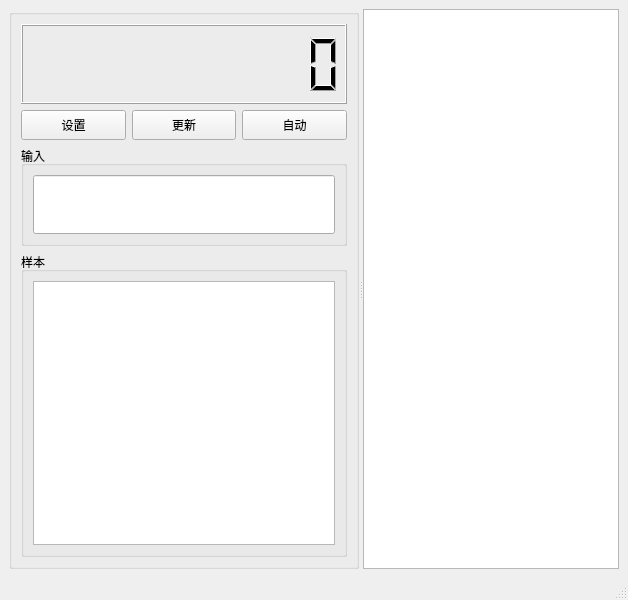
<?xml version="1.0" encoding="UTF-8"?>
<ui version="4.0">
 <class>MainWindow</class>
 <widget class="QMainWindow" name="MainWindow">
  <property name="geometry">
   <rect>
    <x>0</x>
    <y>0</y>
    <width>628</width>
    <height>600</height>
   </rect>
  </property>
  <property name="windowTitle">
   <string>DHNN</string>
  </property>
  <widget class="QWidget" name="centralwidget">
   <layout class="QHBoxLayout" name="horizontalLayout_2">
    <item>
     <widget class="QSplitter" name="splitter">
      <property name="orientation">
       <enum>Qt::Horizontal</enum>
      </property>
      <widget class="QGroupBox" name="groupBox_3">
       <property name="title">
        <string/>
       </property>
       <layout class="QVBoxLayout" name="verticalLayout_3">
        <item>
         <widget class="QLCDNumber" name="lcdNumber">
          <property name="minimumSize">
           <size>
            <width>0</width>
            <height>80</height>
           </size>
          </property>
          <property name="digitCount">
           <number>10</number>
          </property>
         </widget>
        </item>
        <item>
         <layout class="QHBoxLayout" name="horizontalLayout">
          <item>
           <widget class="QPushButton" name="start">
            <property name="minimumSize">
             <size>
              <width>0</width>
              <height>30</height>
             </size>
            </property>
            <property name="text">
             <string>设置</string>
            </property>
           </widget>
          </item>
          <item>
           <widget class="QPushButton" name="next">
            <property name="minimumSize">
             <size>
              <width>0</width>
              <height>30</height>
             </size>
            </property>
            <property name="text">
             <string>更新</string>
            </property>
           </widget>
          </item>
          <item>
           <widget class="QPushButton" name="play">
            <property name="minimumSize">
             <size>
              <width>0</width>
              <height>30</height>
             </size>
            </property>
            <property name="text">
             <string>自动</string>
            </property>
           </widget>
          </item>
         </layout>
        </item>
        <item>
         <widget class="QGroupBox" name="groupBox_2">
          <property name="title">
           <string>输入</string>
          </property>
          <layout class="QVBoxLayout" name="verticalLayout_2">
           <item>
            <widget class="QLineEdit" name="lineEdit">
             <property name="font">
              <font>
               <family>Adobe 黑体 Std R</family>
               <pointsize>28</pointsize>
              </font>
             </property>
            </widget>
           </item>
          </layout>
         </widget>
        </item>
        <item>
         <widget class="QGroupBox" name="groupBox">
          <property name="title">
           <string>样本</string>
          </property>
          <layout class="QVBoxLayout" name="verticalLayout">
           <item>
            <widget class="QTextEdit" name="textEdit">
             <property name="font">
              <font>
               <family>Adobe 黑体 Std R</family>
               <pointsize>26</pointsize>
              </font>
             </property>
            </widget>
           </item>
          </layout>
         </widget>
        </item>
       </layout>
      </widget>
      <widget class="QPlainTextEdit" name="print">
       <property name="sizePolicy">
        <sizepolicy hsizetype="Fixed" vsizetype="Expanding">
         <horstretch>0</horstretch>
         <verstretch>0</verstretch>
        </sizepolicy>
       </property>
       <property name="font">
        <font>
         <family>微软雅黑</family>
         <pointsize>16</pointsize>
        </font>
       </property>
      </widget>
     </widget>
    </item>
   </layout>
  </widget>
  <widget class="QMenuBar" name="menubar">
   <property name="geometry">
    <rect>
     <x>0</x>
     <y>0</y>
     <width>628</width>
     <height>21</height>
    </rect>
   </property>
  </widget>
  <widget class="QStatusBar" name="statusbar"/>
 </widget>
 <resources/>
 <connections/>
</ui>
